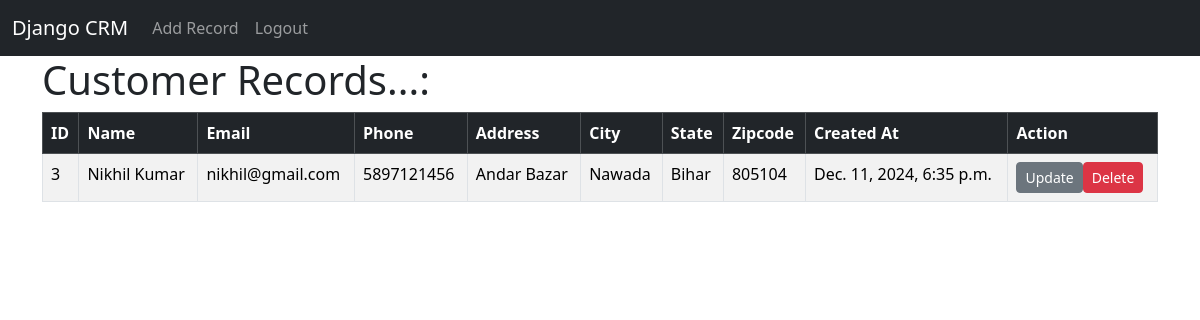
Screenshot of /record/3 (signed in) with the database file from the repository.
### crm_app/models.py (models this page shows, shortened)
class Record(models.Model):
    created_at = models.DateTimeField(auto_now_add=True)
    first_name = models.CharField(max_length=50)
    last_name = models.CharField(max_length=50)
    email = models.CharField(max_length=100)
    phone = models.CharField(max_length=20)
    address = models.CharField(max_length=150)
    city = models.CharField(max_length=50)
    state = models.CharField(max_length=50)
    zipcode = models.CharField(max_length=10)

### crm_app/views.py (the view)
# urls.py: path('record/<int:pk>', views.customer_record, name='record'),
def customer_record(request, pk):
    if request.user.is_authenticated:
        customer_record = Record.objects.get(id=pk)
        return render(request, 'record.html', {'customer_record':customer_record})
    else:
        messages.success(request, "You must be logged in to view the record.")
        return redirect('home')

### crm_app/templates/record.html
{% extends "base.html" %}
    {% block content %}
    <h1>Customer Records...:</h1>
    <table class="table table-striped table-hover table-bordered">
        <thead class="table-dark">
          <tr>
            <th scope="col">ID</th>
            <th scope="col">Name</th>
            <th scope="col">Email</th>
            <th scope="col">Phone</th>
            <th scope="col">Address</th>
            <th scope="col">City</th>
            <th scope="col">State</th>
            <th scope="col">Zipcode</th>
            <th scope="col">Created At</th>
            <th scope="col">Action</th>
          </tr>
        </thead>
        <tbody>
            {% if customer_record %}
            <tr>
                <td>{{ customer_record.id }}</td>
                <td>{{ customer_record.first_name }}
                    {{ customer_record.last_name }}</td>
                <td>{{ customer_record.email }}</td>
                <td>{{ customer_record.phone }}</td>
                <td>{{ customer_record.address }}</td>
                <td>{{ customer_record.city }}</td>
                <td>{{ customer_record.state }}</td>
                <td>{{ customer_record.zipcode }}</td>
                <td>{{ customer_record.created_at }}</td>
                <td><a href="{% url 'update_record' customer_record.id %}" class="btn btn-secondary btn-sm">Update</a><a href="{% url 'delete' customer_record.id %}" class="btn btn-danger btn-sm">Delete</a></td>
            </tr>
        {% endif %}
        </tbody>
    </table>
    {% endblock %}

### rows the page displays
Record: id "3", first_name "Nikhil", last_name "Kumar", email "nikhil@gmail.com", phone "5897121456", address "Andar Bazar", city "Nawada", state "Bihar", zipcode "805104", created_at "Dec. 11, 2024, 6:35 p.m."
